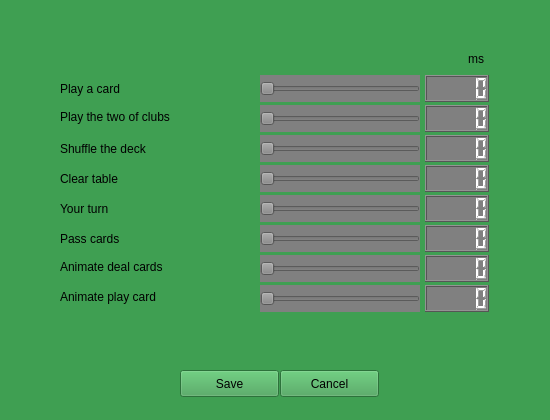
<?xml version="1.0" encoding="UTF-8"?>
<ui version="4.0">
 <class>CSpeed</class>
 <widget class="QWidget" name="CSpeed">
  <property name="windowModality">
   <enum>Qt::ApplicationModal</enum>
  </property>
  <property name="geometry">
   <rect>
    <x>0</x>
    <y>0</y>
    <width>550</width>
    <height>420</height>
   </rect>
  </property>
  <property name="sizePolicy">
   <sizepolicy hsizetype="Fixed" vsizetype="Fixed">
    <horstretch>0</horstretch>
    <verstretch>0</verstretch>
   </sizepolicy>
  </property>
  <property name="minimumSize">
   <size>
    <width>550</width>
    <height>420</height>
   </size>
  </property>
  <property name="maximumSize">
   <size>
    <width>550</width>
    <height>420</height>
   </size>
  </property>
  <property name="palette">
   <palette>
    <active>
     <colorrole role="WindowText">
      <brush brushstyle="SolidPattern">
       <color alpha="255">
        <red>0</red>
        <green>0</green>
        <blue>0</blue>
       </color>
      </brush>
     </colorrole>
     <colorrole role="Button">
      <brush brushstyle="SolidPattern">
       <color alpha="255">
        <red>63</red>
        <green>159</green>
        <blue>82</blue>
       </color>
      </brush>
     </colorrole>
     <colorrole role="Light">
      <brush brushstyle="SolidPattern">
       <color alpha="255">
        <red>94</red>
        <green>239</green>
        <blue>123</blue>
       </color>
      </brush>
     </colorrole>
     <colorrole role="Midlight">
      <brush brushstyle="SolidPattern">
       <color alpha="255">
        <red>78</red>
        <green>199</green>
        <blue>102</blue>
       </color>
      </brush>
     </colorrole>
     <colorrole role="Dark">
      <brush brushstyle="SolidPattern">
       <color alpha="255">
        <red>31</red>
        <green>79</green>
        <blue>41</blue>
       </color>
      </brush>
     </colorrole>
     <colorrole role="Mid">
      <brush brushstyle="SolidPattern">
       <color alpha="255">
        <red>42</red>
        <green>106</green>
        <blue>54</blue>
       </color>
      </brush>
     </colorrole>
     <colorrole role="Text">
      <brush brushstyle="SolidPattern">
       <color alpha="255">
        <red>0</red>
        <green>0</green>
        <blue>0</blue>
       </color>
      </brush>
     </colorrole>
     <colorrole role="BrightText">
      <brush brushstyle="SolidPattern">
       <color alpha="255">
        <red>255</red>
        <green>255</green>
        <blue>255</blue>
       </color>
      </brush>
     </colorrole>
     <colorrole role="ButtonText">
      <brush brushstyle="SolidPattern">
       <color alpha="255">
        <red>0</red>
        <green>0</green>
        <blue>0</blue>
       </color>
      </brush>
     </colorrole>
     <colorrole role="Base">
      <brush brushstyle="SolidPattern">
       <color alpha="255">
        <red>255</red>
        <green>255</green>
        <blue>255</blue>
       </color>
      </brush>
     </colorrole>
     <colorrole role="Window">
      <brush brushstyle="SolidPattern">
       <color alpha="255">
        <red>63</red>
        <green>159</green>
        <blue>82</blue>
       </color>
      </brush>
     </colorrole>
     <colorrole role="Shadow">
      <brush brushstyle="SolidPattern">
       <color alpha="255">
        <red>0</red>
        <green>0</green>
        <blue>0</blue>
       </color>
      </brush>
     </colorrole>
     <colorrole role="AlternateBase">
      <brush brushstyle="SolidPattern">
       <color alpha="255">
        <red>159</red>
        <green>207</green>
        <blue>168</blue>
       </color>
      </brush>
     </colorrole>
     <colorrole role="ToolTipBase">
      <brush brushstyle="SolidPattern">
       <color alpha="255">
        <red>255</red>
        <green>255</green>
        <blue>220</blue>
       </color>
      </brush>
     </colorrole>
     <colorrole role="ToolTipText">
      <brush brushstyle="SolidPattern">
       <color alpha="255">
        <red>0</red>
        <green>0</green>
        <blue>0</blue>
       </color>
      </brush>
     </colorrole>
    </active>
    <inactive>
     <colorrole role="WindowText">
      <brush brushstyle="SolidPattern">
       <color alpha="255">
        <red>0</red>
        <green>0</green>
        <blue>0</blue>
       </color>
      </brush>
     </colorrole>
     <colorrole role="Button">
      <brush brushstyle="SolidPattern">
       <color alpha="255">
        <red>63</red>
        <green>159</green>
        <blue>82</blue>
       </color>
      </brush>
     </colorrole>
     <colorrole role="Light">
      <brush brushstyle="SolidPattern">
       <color alpha="255">
        <red>94</red>
        <green>239</green>
        <blue>123</blue>
       </color>
      </brush>
     </colorrole>
     <colorrole role="Midlight">
      <brush brushstyle="SolidPattern">
       <color alpha="255">
        <red>78</red>
        <green>199</green>
        <blue>102</blue>
       </color>
      </brush>
     </colorrole>
     <colorrole role="Dark">
      <brush brushstyle="SolidPattern">
       <color alpha="255">
        <red>31</red>
        <green>79</green>
        <blue>41</blue>
       </color>
      </brush>
     </colorrole>
     <colorrole role="Mid">
      <brush brushstyle="SolidPattern">
       <color alpha="255">
        <red>42</red>
        <green>106</green>
        <blue>54</blue>
       </color>
      </brush>
     </colorrole>
     <colorrole role="Text">
      <brush brushstyle="SolidPattern">
       <color alpha="255">
        <red>0</red>
        <green>0</green>
        <blue>0</blue>
       </color>
      </brush>
     </colorrole>
     <colorrole role="BrightText">
      <brush brushstyle="SolidPattern">
       <color alpha="255">
        <red>255</red>
        <green>255</green>
        <blue>255</blue>
       </color>
      </brush>
     </colorrole>
     <colorrole role="ButtonText">
      <brush brushstyle="SolidPattern">
       <color alpha="255">
        <red>0</red>
        <green>0</green>
        <blue>0</blue>
       </color>
      </brush>
     </colorrole>
     <colorrole role="Base">
      <brush brushstyle="SolidPattern">
       <color alpha="255">
        <red>255</red>
        <green>255</green>
        <blue>255</blue>
       </color>
      </brush>
     </colorrole>
     <colorrole role="Window">
      <brush brushstyle="SolidPattern">
       <color alpha="255">
        <red>63</red>
        <green>159</green>
        <blue>82</blue>
       </color>
      </brush>
     </colorrole>
     <colorrole role="Shadow">
      <brush brushstyle="SolidPattern">
       <color alpha="255">
        <red>0</red>
        <green>0</green>
        <blue>0</blue>
       </color>
      </brush>
     </colorrole>
     <colorrole role="AlternateBase">
      <brush brushstyle="SolidPattern">
       <color alpha="255">
        <red>159</red>
        <green>207</green>
        <blue>168</blue>
       </color>
      </brush>
     </colorrole>
     <colorrole role="ToolTipBase">
      <brush brushstyle="SolidPattern">
       <color alpha="255">
        <red>255</red>
        <green>255</green>
        <blue>220</blue>
       </color>
      </brush>
     </colorrole>
     <colorrole role="ToolTipText">
      <brush brushstyle="SolidPattern">
       <color alpha="255">
        <red>0</red>
        <green>0</green>
        <blue>0</blue>
       </color>
      </brush>
     </colorrole>
    </inactive>
    <disabled>
     <colorrole role="WindowText">
      <brush brushstyle="SolidPattern">
       <color alpha="255">
        <red>31</red>
        <green>79</green>
        <blue>41</blue>
       </color>
      </brush>
     </colorrole>
     <colorrole role="Button">
      <brush brushstyle="SolidPattern">
       <color alpha="255">
        <red>63</red>
        <green>159</green>
        <blue>82</blue>
       </color>
      </brush>
     </colorrole>
     <colorrole role="Light">
      <brush brushstyle="SolidPattern">
       <color alpha="255">
        <red>94</red>
        <green>239</green>
        <blue>123</blue>
       </color>
      </brush>
     </colorrole>
     <colorrole role="Midlight">
      <brush brushstyle="SolidPattern">
       <color alpha="255">
        <red>78</red>
        <green>199</green>
        <blue>102</blue>
       </color>
      </brush>
     </colorrole>
     <colorrole role="Dark">
      <brush brushstyle="SolidPattern">
       <color alpha="255">
        <red>31</red>
        <green>79</green>
        <blue>41</blue>
       </color>
      </brush>
     </colorrole>
     <colorrole role="Mid">
      <brush brushstyle="SolidPattern">
       <color alpha="255">
        <red>42</red>
        <green>106</green>
        <blue>54</blue>
       </color>
      </brush>
     </colorrole>
     <colorrole role="Text">
      <brush brushstyle="SolidPattern">
       <color alpha="255">
        <red>31</red>
        <green>79</green>
        <blue>41</blue>
       </color>
      </brush>
     </colorrole>
     <colorrole role="BrightText">
      <brush brushstyle="SolidPattern">
       <color alpha="255">
        <red>255</red>
        <green>255</green>
        <blue>255</blue>
       </color>
      </brush>
     </colorrole>
     <colorrole role="ButtonText">
      <brush brushstyle="SolidPattern">
       <color alpha="255">
        <red>31</red>
        <green>79</green>
        <blue>41</blue>
       </color>
      </brush>
     </colorrole>
     <colorrole role="Base">
      <brush brushstyle="SolidPattern">
       <color alpha="255">
        <red>63</red>
        <green>159</green>
        <blue>82</blue>
       </color>
      </brush>
     </colorrole>
     <colorrole role="Window">
      <brush brushstyle="SolidPattern">
       <color alpha="255">
        <red>63</red>
        <green>159</green>
        <blue>82</blue>
       </color>
      </brush>
     </colorrole>
     <colorrole role="Shadow">
      <brush brushstyle="SolidPattern">
       <color alpha="255">
        <red>0</red>
        <green>0</green>
        <blue>0</blue>
       </color>
      </brush>
     </colorrole>
     <colorrole role="AlternateBase">
      <brush brushstyle="SolidPattern">
       <color alpha="255">
        <red>63</red>
        <green>159</green>
        <blue>82</blue>
       </color>
      </brush>
     </colorrole>
     <colorrole role="ToolTipBase">
      <brush brushstyle="SolidPattern">
       <color alpha="255">
        <red>255</red>
        <green>255</green>
        <blue>220</blue>
       </color>
      </brush>
     </colorrole>
     <colorrole role="ToolTipText">
      <brush brushstyle="SolidPattern">
       <color alpha="255">
        <red>0</red>
        <green>0</green>
        <blue>0</blue>
       </color>
      </brush>
     </colorrole>
    </disabled>
   </palette>
  </property>
  <property name="windowTitle">
   <string>Customized speed (Expert mode)</string>
  </property>
  <widget class="QSlider" name="horizontalSlider_play_a_card">
   <property name="geometry">
    <rect>
     <x>260</x>
     <y>75</y>
     <width>160</width>
     <height>27</height>
    </rect>
   </property>
   <property name="styleSheet">
    <string notr="true">QSlider { background-color: gray; color : white }</string>
   </property>
   <property name="maximum">
    <number>3000</number>
   </property>
   <property name="pageStep">
    <number>25</number>
   </property>
   <property name="orientation">
    <enum>Qt::Horizontal</enum>
   </property>
  </widget>
  <widget class="QSlider" name="horizontalSlider_play_2_clubs">
   <property name="geometry">
    <rect>
     <x>260</x>
     <y>105</y>
     <width>160</width>
     <height>27</height>
    </rect>
   </property>
   <property name="styleSheet">
    <string notr="true">QSlider { background-color: gray; color : white }</string>
   </property>
   <property name="maximum">
    <number>3000</number>
   </property>
   <property name="pageStep">
    <number>25</number>
   </property>
   <property name="orientation">
    <enum>Qt::Horizontal</enum>
   </property>
  </widget>
  <widget class="QSlider" name="horizontalSlider_shuffle">
   <property name="geometry">
    <rect>
     <x>260</x>
     <y>135</y>
     <width>160</width>
     <height>27</height>
    </rect>
   </property>
   <property name="styleSheet">
    <string notr="true">QSlider { background-color: gray; color : white }</string>
   </property>
   <property name="maximum">
    <number>3000</number>
   </property>
   <property name="pageStep">
    <number>25</number>
   </property>
   <property name="orientation">
    <enum>Qt::Horizontal</enum>
   </property>
  </widget>
  <widget class="QSlider" name="horizontalSlider_clear_table">
   <property name="geometry">
    <rect>
     <x>260</x>
     <y>165</y>
     <width>160</width>
     <height>27</height>
    </rect>
   </property>
   <property name="styleSheet">
    <string notr="true">QSlider { background-color: gray; color : white }</string>
   </property>
   <property name="maximum">
    <number>3000</number>
   </property>
   <property name="pageStep">
    <number>25</number>
   </property>
   <property name="orientation">
    <enum>Qt::Horizontal</enum>
   </property>
  </widget>
  <widget class="QLabel" name="label">
   <property name="geometry">
    <rect>
     <x>60</x>
     <y>80</y>
     <width>190</width>
     <height>17</height>
    </rect>
   </property>
   <property name="text">
    <string>Play a card</string>
   </property>
  </widget>
  <widget class="QLabel" name="label_2">
   <property name="geometry">
    <rect>
     <x>60</x>
     <y>100</y>
     <width>190</width>
     <height>34</height>
    </rect>
   </property>
   <property name="text">
    <string>Play the two of clubs</string>
   </property>
   <property name="alignment">
    <set>Qt::AlignLeading|Qt::AlignLeft|Qt::AlignVCenter</set>
   </property>
   <property name="wordWrap">
    <bool>true</bool>
   </property>
  </widget>
  <widget class="QLabel" name="label_3">
   <property name="geometry">
    <rect>
     <x>60</x>
     <y>140</y>
     <width>190</width>
     <height>17</height>
    </rect>
   </property>
   <property name="text">
    <string>Shuffle the deck</string>
   </property>
  </widget>
  <widget class="QLabel" name="label_4">
   <property name="geometry">
    <rect>
     <x>60</x>
     <y>170</y>
     <width>190</width>
     <height>17</height>
    </rect>
   </property>
   <property name="text">
    <string>Clear table</string>
   </property>
  </widget>
  <widget class="QLabel" name="label_5">
   <property name="geometry">
    <rect>
     <x>60</x>
     <y>200</y>
     <width>190</width>
     <height>17</height>
    </rect>
   </property>
   <property name="text">
    <string>Your turn</string>
   </property>
  </widget>
  <widget class="QLabel" name="label_6">
   <property name="geometry">
    <rect>
     <x>60</x>
     <y>230</y>
     <width>190</width>
     <height>17</height>
    </rect>
   </property>
   <property name="text">
    <string>Pass cards</string>
   </property>
  </widget>
  <widget class="QLabel" name="label_7">
   <property name="geometry">
    <rect>
     <x>60</x>
     <y>250</y>
     <width>190</width>
     <height>34</height>
    </rect>
   </property>
   <property name="text">
    <string>Animate deal cards</string>
   </property>
   <property name="wordWrap">
    <bool>true</bool>
   </property>
  </widget>
  <widget class="QLabel" name="label_8">
   <property name="geometry">
    <rect>
     <x>60</x>
     <y>280</y>
     <width>190</width>
     <height>34</height>
    </rect>
   </property>
   <property name="text">
    <string>Animate play card</string>
   </property>
   <property name="wordWrap">
    <bool>true</bool>
   </property>
  </widget>
  <widget class="QSlider" name="horizontalSlider_your_turn">
   <property name="geometry">
    <rect>
     <x>260</x>
     <y>195</y>
     <width>160</width>
     <height>27</height>
    </rect>
   </property>
   <property name="styleSheet">
    <string notr="true">QSlider { background-color: gray; color : white }</string>
   </property>
   <property name="maximum">
    <number>3000</number>
   </property>
   <property name="pageStep">
    <number>25</number>
   </property>
   <property name="orientation">
    <enum>Qt::Horizontal</enum>
   </property>
  </widget>
  <widget class="QSlider" name="horizontalSlider_pass_cards">
   <property name="geometry">
    <rect>
     <x>260</x>
     <y>225</y>
     <width>160</width>
     <height>27</height>
    </rect>
   </property>
   <property name="styleSheet">
    <string notr="true">QSlider { background-color: gray; color : white }</string>
   </property>
   <property name="maximum">
    <number>3000</number>
   </property>
   <property name="pageStep">
    <number>25</number>
   </property>
   <property name="orientation">
    <enum>Qt::Horizontal</enum>
   </property>
  </widget>
  <widget class="QSlider" name="horizontalSlider_animate_pass_cards">
   <property name="geometry">
    <rect>
     <x>260</x>
     <y>255</y>
     <width>160</width>
     <height>27</height>
    </rect>
   </property>
   <property name="styleSheet">
    <string notr="true">QSlider { background-color: gray; color : white }</string>
   </property>
   <property name="maximum">
    <number>200</number>
   </property>
   <property name="pageStep">
    <number>25</number>
   </property>
   <property name="orientation">
    <enum>Qt::Horizontal</enum>
   </property>
  </widget>
  <widget class="QSlider" name="horizontalSlider_animate_play_card">
   <property name="geometry">
    <rect>
     <x>260</x>
     <y>285</y>
     <width>160</width>
     <height>27</height>
    </rect>
   </property>
   <property name="styleSheet">
    <string notr="true">QSlider { background-color: gray; color : white }</string>
   </property>
   <property name="maximum">
    <number>3000</number>
   </property>
   <property name="pageStep">
    <number>25</number>
   </property>
   <property name="orientation">
    <enum>Qt::Horizontal</enum>
   </property>
  </widget>
  <widget class="QLCDNumber" name="lcdNumber_play_a_card">
   <property name="geometry">
    <rect>
     <x>425</x>
     <y>75</y>
     <width>64</width>
     <height>27</height>
    </rect>
   </property>
   <property name="styleSheet">
    <string notr="true">QLCDNumber { background-color: gray; color : white }</string>
   </property>
  </widget>
  <widget class="QLCDNumber" name="lcdNumber_play_2_clubs">
   <property name="geometry">
    <rect>
     <x>425</x>
     <y>105</y>
     <width>64</width>
     <height>27</height>
    </rect>
   </property>
   <property name="styleSheet">
    <string notr="true">QLCDNumber { background-color: gray; color : white }</string>
   </property>
  </widget>
  <widget class="QLCDNumber" name="lcdNumber_shuffle">
   <property name="geometry">
    <rect>
     <x>425</x>
     <y>135</y>
     <width>64</width>
     <height>27</height>
    </rect>
   </property>
   <property name="styleSheet">
    <string notr="true">QLCDNumber { background-color: gray; color : white }</string>
   </property>
  </widget>
  <widget class="QLCDNumber" name="lcdNumber_clear_table">
   <property name="geometry">
    <rect>
     <x>425</x>
     <y>165</y>
     <width>64</width>
     <height>27</height>
    </rect>
   </property>
   <property name="styleSheet">
    <string notr="true">QLCDNumber { background-color: gray; color : white }</string>
   </property>
  </widget>
  <widget class="QLCDNumber" name="lcdNumber_your_turn">
   <property name="geometry">
    <rect>
     <x>425</x>
     <y>195</y>
     <width>64</width>
     <height>27</height>
    </rect>
   </property>
   <property name="styleSheet">
    <string notr="true">QLCDNumber { background-color: gray; color : white }</string>
   </property>
  </widget>
  <widget class="QLCDNumber" name="lcdNumber_pass_cards">
   <property name="geometry">
    <rect>
     <x>425</x>
     <y>225</y>
     <width>64</width>
     <height>27</height>
    </rect>
   </property>
   <property name="styleSheet">
    <string notr="true">QLCDNumber { background-color: gray; color : white }</string>
   </property>
  </widget>
  <widget class="QLCDNumber" name="lcdNumber_animate_pass_cards">
   <property name="geometry">
    <rect>
     <x>425</x>
     <y>255</y>
     <width>64</width>
     <height>27</height>
    </rect>
   </property>
   <property name="styleSheet">
    <string notr="true">QLCDNumber { background-color: gray; color : white }</string>
   </property>
  </widget>
  <widget class="QLCDNumber" name="lcdNumber_animate_play_card">
   <property name="geometry">
    <rect>
     <x>425</x>
     <y>285</y>
     <width>64</width>
     <height>27</height>
    </rect>
   </property>
   <property name="styleSheet">
    <string notr="true">QLCDNumber { background-color: gray; color : white }</string>
   </property>
  </widget>
  <widget class="QPushButton" name="pushButton_save">
   <property name="geometry">
    <rect>
     <x>180</x>
     <y>370</y>
     <width>99</width>
     <height>27</height>
    </rect>
   </property>
   <property name="text">
    <string>Save</string>
   </property>
  </widget>
  <widget class="QPushButton" name="pushButton_cancel">
   <property name="geometry">
    <rect>
     <x>280</x>
     <y>370</y>
     <width>99</width>
     <height>27</height>
    </rect>
   </property>
   <property name="text">
    <string>Cancel</string>
   </property>
  </widget>
  <widget class="QLabel" name="label_9">
   <property name="geometry">
    <rect>
     <x>420</x>
     <y>50</y>
     <width>64</width>
     <height>17</height>
    </rect>
   </property>
   <property name="text">
    <string>ms</string>
   </property>
   <property name="alignment">
    <set>Qt::AlignRight|Qt::AlignTrailing|Qt::AlignVCenter</set>
   </property>
  </widget>
 </widget>
 <resources/>
 <connections/>
</ui>
